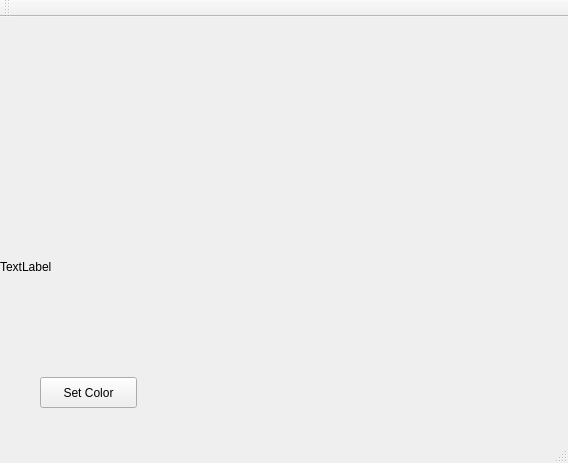
<?xml version="1.0" encoding="UTF-8"?>
<ui version="4.0">
 <class>MainWindow</class>
 <widget class="QMainWindow" name="MainWindow">
  <property name="geometry">
   <rect>
    <x>0</x>
    <y>0</y>
    <width>568</width>
    <height>463</height>
   </rect>
  </property>
  <property name="windowTitle">
   <string>MainWindow</string>
  </property>
  <widget class="QWidget" name="centralWidget">
   <widget class="QLabel" name="label">
    <property name="geometry">
     <rect>
      <x>0</x>
      <y>0</y>
      <width>500</width>
      <height>500</height>
     </rect>
    </property>
    <property name="text">
     <string>TextLabel</string>
    </property>
   </widget>
   <widget class="QPushButton" name="pushButton">
    <property name="geometry">
     <rect>
      <x>40</x>
      <y>360</y>
      <width>97</width>
      <height>31</height>
     </rect>
    </property>
    <property name="text">
     <string>Set Color</string>
    </property>
   </widget>
  </widget>
  <widget class="QMenuBar" name="menuBar">
   <property name="geometry">
    <rect>
     <x>0</x>
     <y>0</y>
     <width>568</width>
     <height>27</height>
    </rect>
   </property>
  </widget>
  <widget class="QToolBar" name="mainToolBar">
   <attribute name="toolBarArea">
    <enum>TopToolBarArea</enum>
   </attribute>
   <attribute name="toolBarBreak">
    <bool>false</bool>
   </attribute>
  </widget>
  <widget class="QStatusBar" name="statusBar"/>
 </widget>
 <layoutdefault spacing="6" margin="11"/>
 <resources/>
 <connections/>
</ui>
